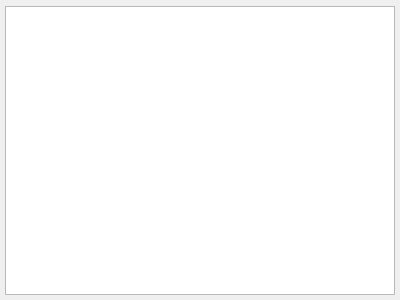
<?xml version="1.0" encoding="UTF-8"?>
<ui version="4.0">
 <class>CompetitorsWidget</class>
 <widget class="QWidget" name="CompetitorsWidget">
  <property name="geometry">
   <rect>
    <x>0</x>
    <y>0</y>
    <width>400</width>
    <height>300</height>
   </rect>
  </property>
  <property name="sizePolicy">
   <sizepolicy hsizetype="Expanding" vsizetype="Expanding">
    <horstretch>0</horstretch>
    <verstretch>0</verstretch>
   </sizepolicy>
  </property>
  <property name="windowTitle">
   <string>Form</string>
  </property>
  <layout class="QVBoxLayout" name="verticalLayout">
   <property name="spacing">
    <number>1</number>
   </property>
   <property name="leftMargin">
    <number>5</number>
   </property>
   <property name="topMargin">
    <number>5</number>
   </property>
   <property name="rightMargin">
    <number>5</number>
   </property>
   <property name="bottomMargin">
    <number>5</number>
   </property>
   <item>
    <widget class="qf::qmlwidgets::TableViewToolBar" name="tblCompetitorsToolBar" native="true"/>
   </item>
   <item>
    <widget class="qf::qmlwidgets::TableView" name="tblCompetitors"/>
   </item>
  </layout>
 </widget>
 <customwidgets>
  <customwidget>
   <class>qf::qmlwidgets::TableView</class>
   <extends>QTableView</extends>
   <header location="global">qf/qmlwidgets/tableview.h</header>
  </customwidget>
  <customwidget>
   <class>qf::qmlwidgets::TableViewToolBar</class>
   <extends>QWidget</extends>
   <header>qf/qmlwidgets/tableviewtoolbar.h</header>
   <container>1</container>
  </customwidget>
 </customwidgets>
 <resources/>
 <connections/>
</ui>
